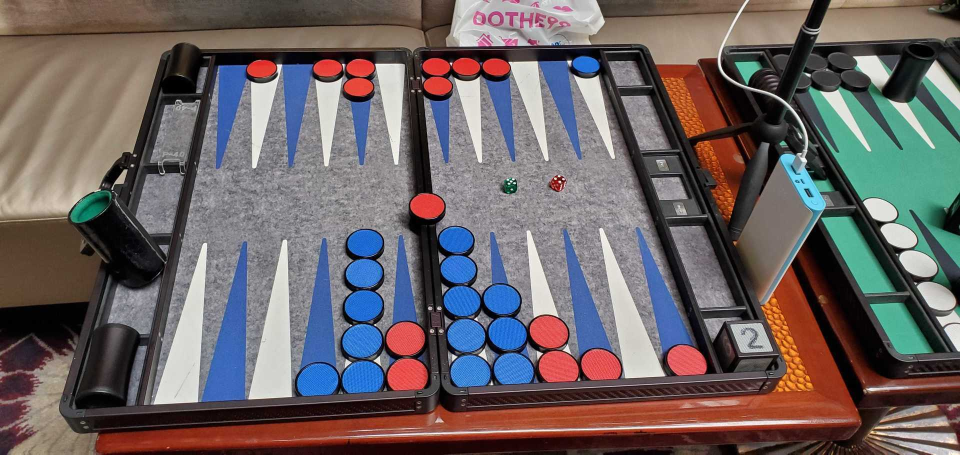
#> input picture bgsamples/20190908_134913.jpg, 1920 x 909 px (shown at 1/2 size)
$ python -i warp_and_find_checkers.py   (imports and definitions only)
#> lines starting #> are read from the running program, lines starting #| are printed output that depends on the picture; after the words box and inside, x2 and y2 are one past the last pixel; in counts of white or black regions, pixels touching at a corner belong together
#> further down, picture is the input picture: shape (909, 1920, 3); mean B, G, R 99.5, 98.9, 107.7
import cv2
import sys
import numpy as np
import os
import json
# [4 lines of commented-out code are left out]

# [31 lines left out: function load_preprocessing, not called in this run]

def detect_checkers(img):
    img = cv2.resize(img,(768,759))
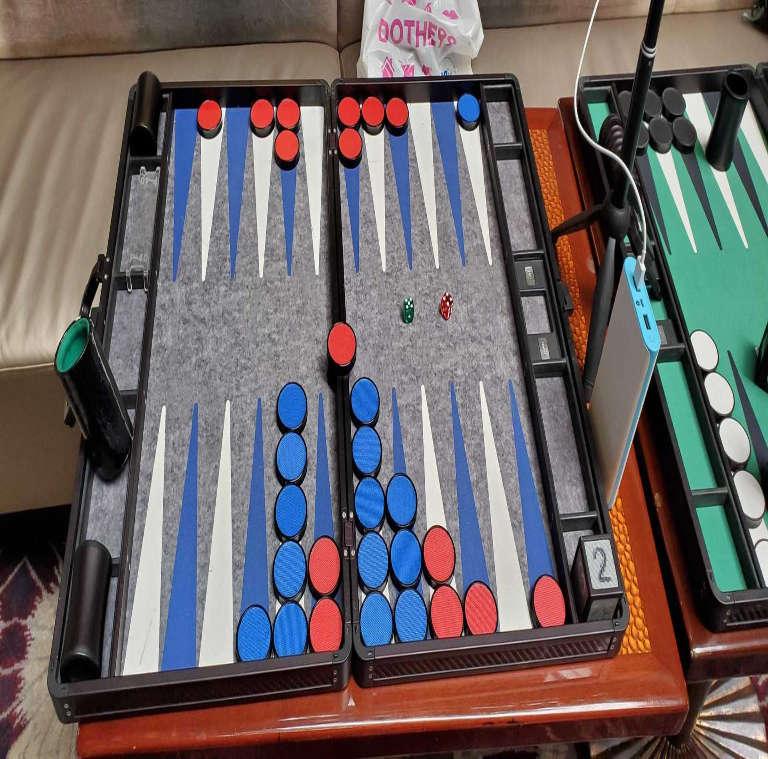
#> img: shape (759, 768, 3); mean of channels 0, 1, 2 99.4, 98.8, 107.6; drawn as B, G, R
    img = cv2.medianBlur(img,5)
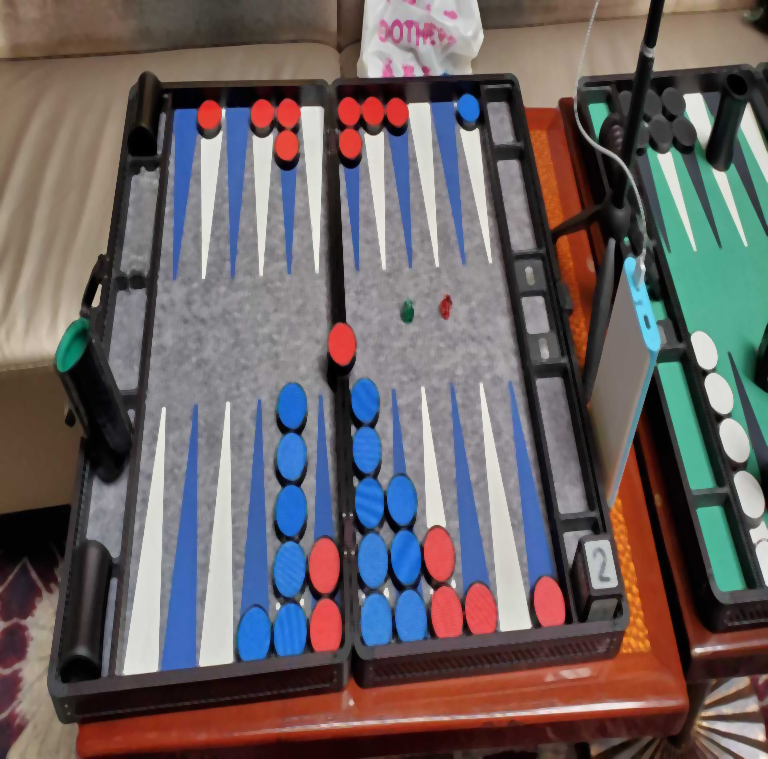
#> img: shape (759, 768, 3); mean of channels 0, 1, 2 99.1, 98.3, 107.1; drawn as B, G, R
    gray_img = cv2.cvtColor(img,cv2.COLOR_BGR2GRAY)
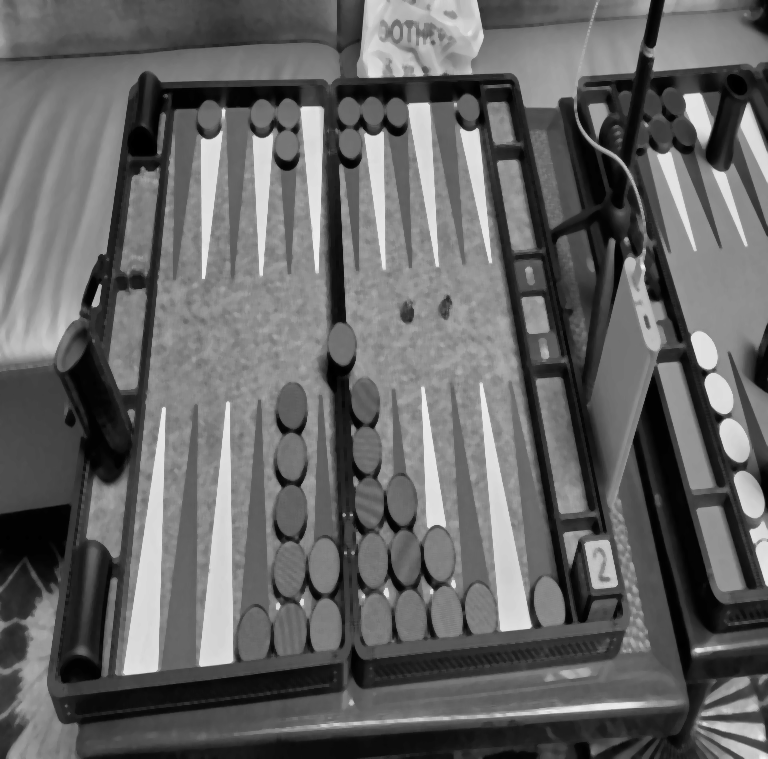
#> gray_img: shape (759, 768); min 0, max 243, mean 101
    clahe = cv2.createCLAHE(clipLimit = 10)

    gray_img = clahe.apply(gray_img)
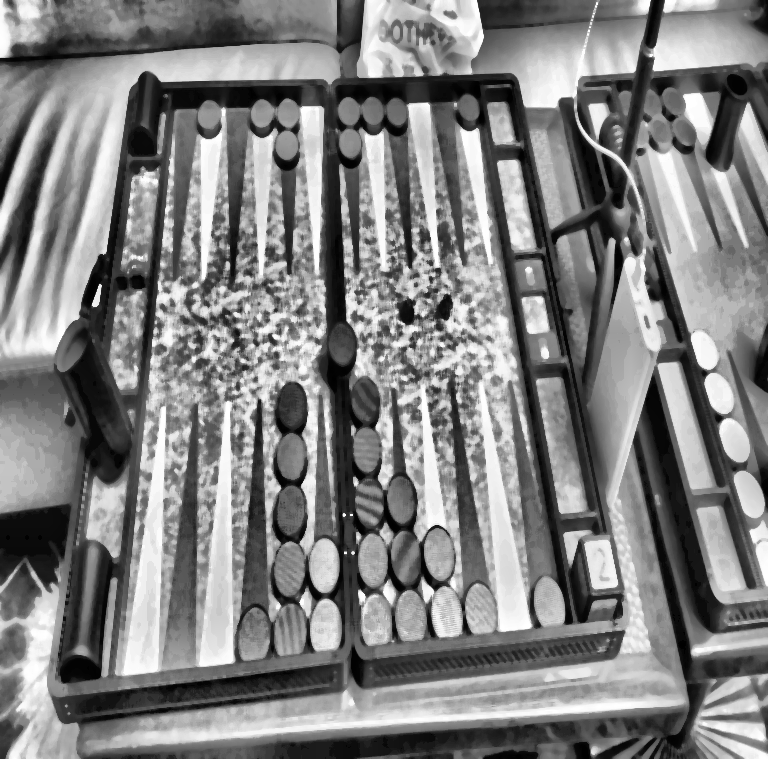
#> gray_img: shape (759, 768); min 0, max 255, mean 128.3
    checkers = cv2.HoughCircles(gray_img,cv2.HOUGH_GRADIENT,1,25,
                            param1=50,param2=30,minRadius=23,maxRadius=40)
#> checkers = [[458.5, 615.5, 33.8], [423.5, 558.5, 32.7], [280.5, 408.5, 27.2]]
    checkers = np.uint16(np.around(checkers))
#> checkers = [[458, 616, 34], [424, 558, 33], [280, 408, 27]]

    for i in checkers[0,:]:
        # draw the outer circle
        cv2.circle(img,(i[0],i[1]),i[2],(0,0,255),2)
        # draw the center of the circle
        cv2.circle(img,(i[0],i[1]),2,(0,0,255),3)
#> this loop made 3 passes
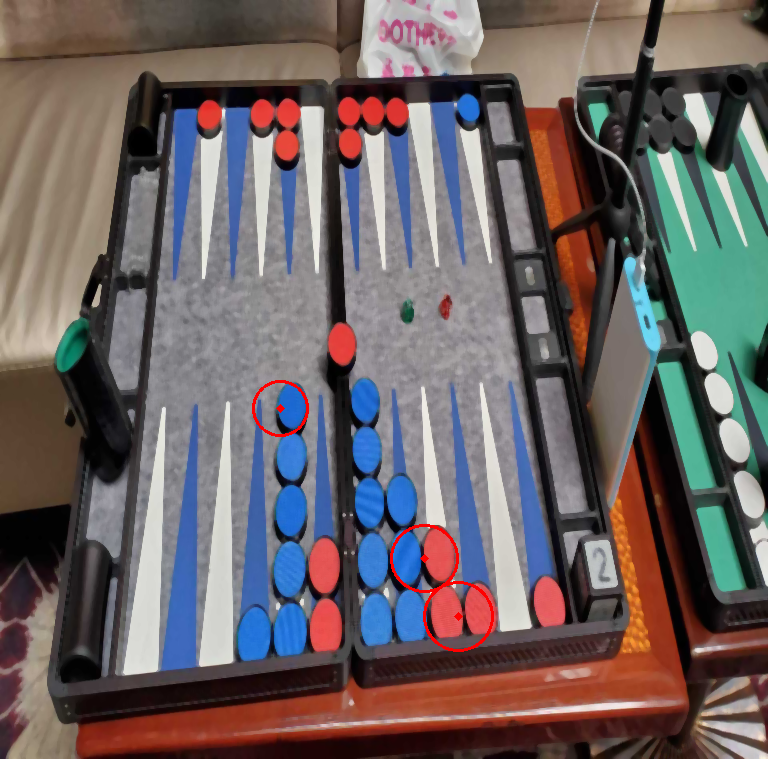
#> img: shape (759, 768, 3); 0.32% of pixels changed, all inside (x1, y1, x2, y2) = (252, 380, 494, 652); drawn as B, G, R

    cv2.imshow("detected checkers", img)
    cv2.waitKey(0)
    return checkers, img

# [49 lines left out: functions save_checkers_count, main, not called in this run]

# [6 lines not run here, left out]

>>> import cv2
>>> picture = cv2.imread('bgsamples/20190908_134913.jpg')
>>> result = detect_checkers(picture)

$ run again, on bgsamples/3913.jpg
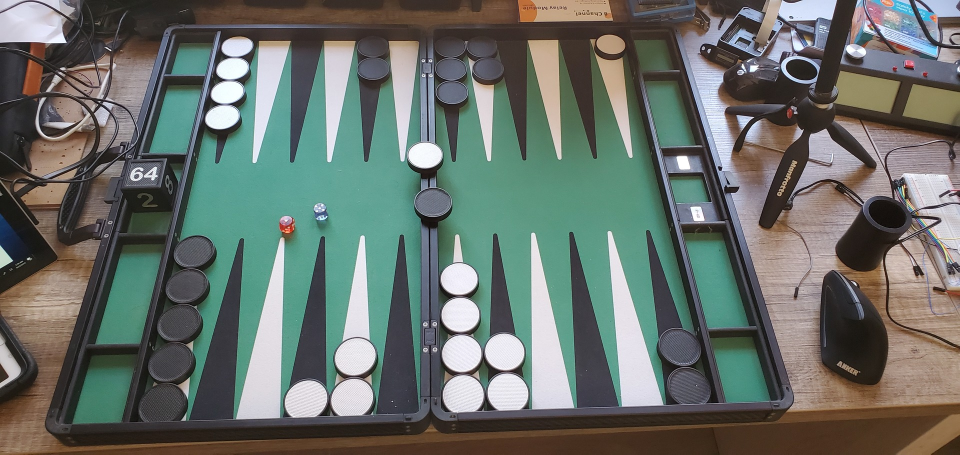
#> input picture bgsamples/3913.jpg, 1920 x 909 px (shown at 1/2 size)
#> picture is the input picture: shape (909, 1920, 3); mean B, G, R 105.8, 111.9, 103.9
#> in detect_checkers, `gray_img = clahe.apply(gray_img)`:
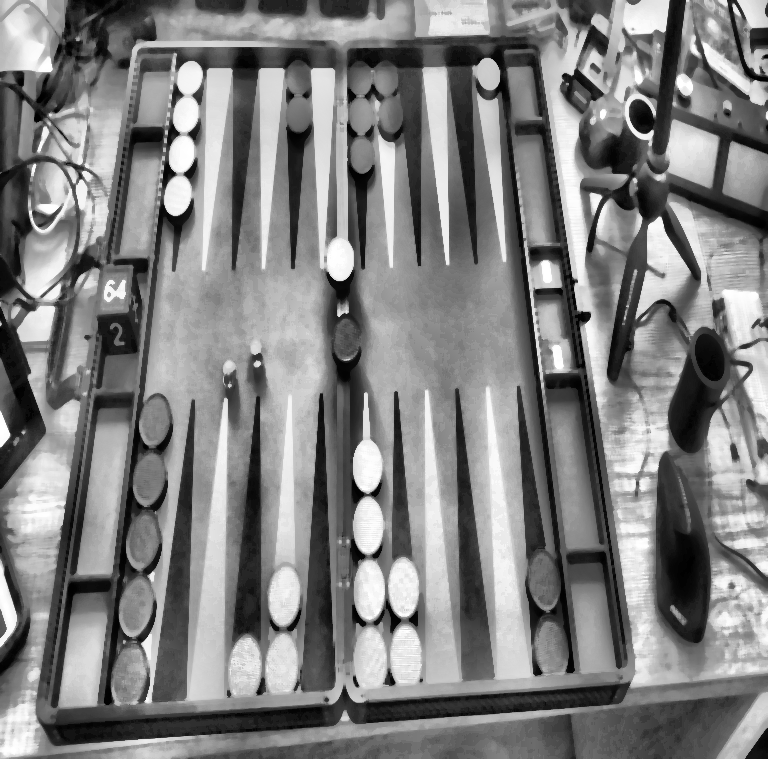
#> gray_img: shape (759, 768); min 0, max 255, mean 128.8
#> in detect_checkers, `checkers = cv2.HoughCircles(gray_img,cv2.HOUGH_GRADIENT,1,25, param1=5..`: checkers = [[729.5, 252.5, 29.4], [654.5, 359.5, 30.5], [37.5, 191.5, 26.1]]
#> in detect_checkers, `checkers = np.uint16(np.around(checkers))`: checkers = [[730, 252, 29], [654, 360, 30], [38, 192, 26]]
#> the loop in detect_checkers, `for i in checkers[0,:]:` made 3 passes
#> after the loop in detect_checkers, `for i in checkers[0,:]:`:
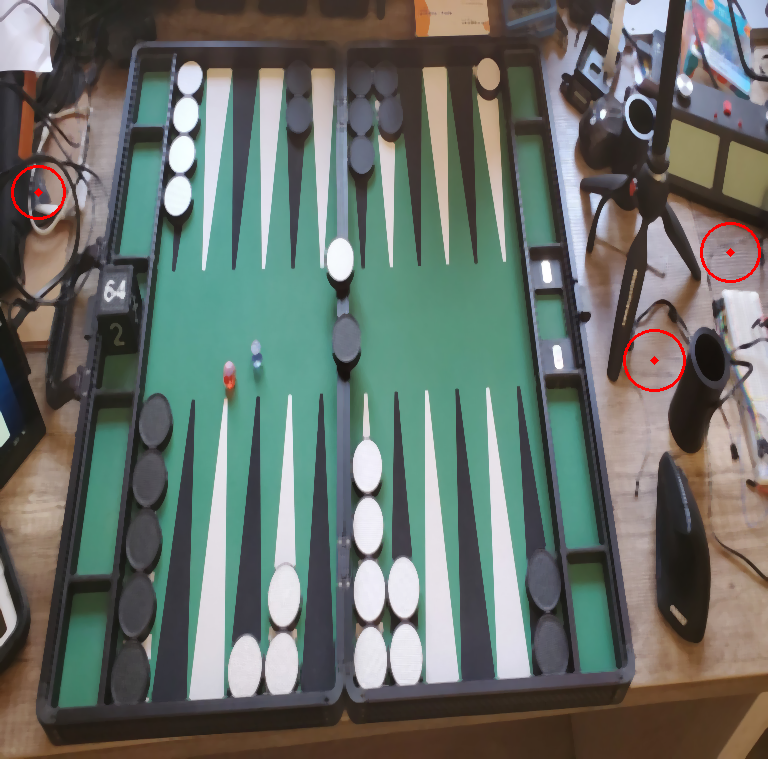
#> img: shape (759, 768, 3); mean of channels 0, 1, 2 105.4, 111.6, 104.2; drawn as B, G, R

$ run again, on bgsamples/vertical4.jpg
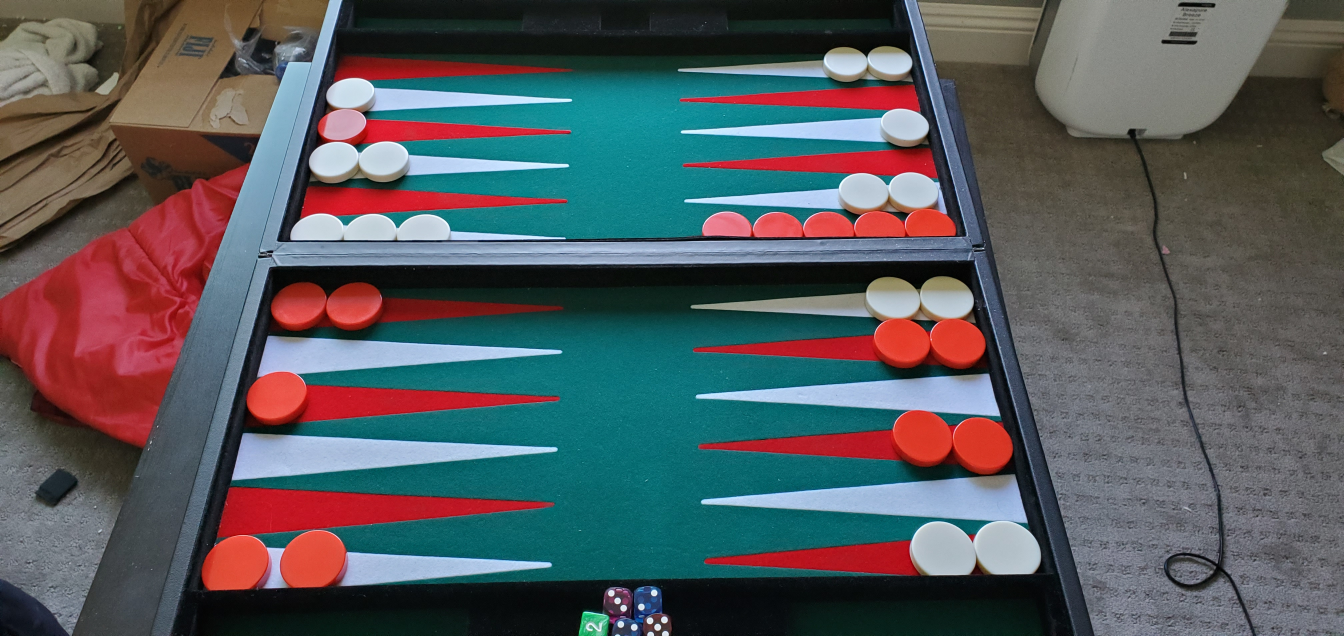
#> input picture bgsamples/vertical4.jpg, 4032 x 1908 px (shown at 1/3 size)
#> picture is the input picture: shape (1908, 4032, 3); mean B, G, R 92.4, 89.5, 86
#> in detect_checkers, `gray_img = clahe.apply(gray_img)`:
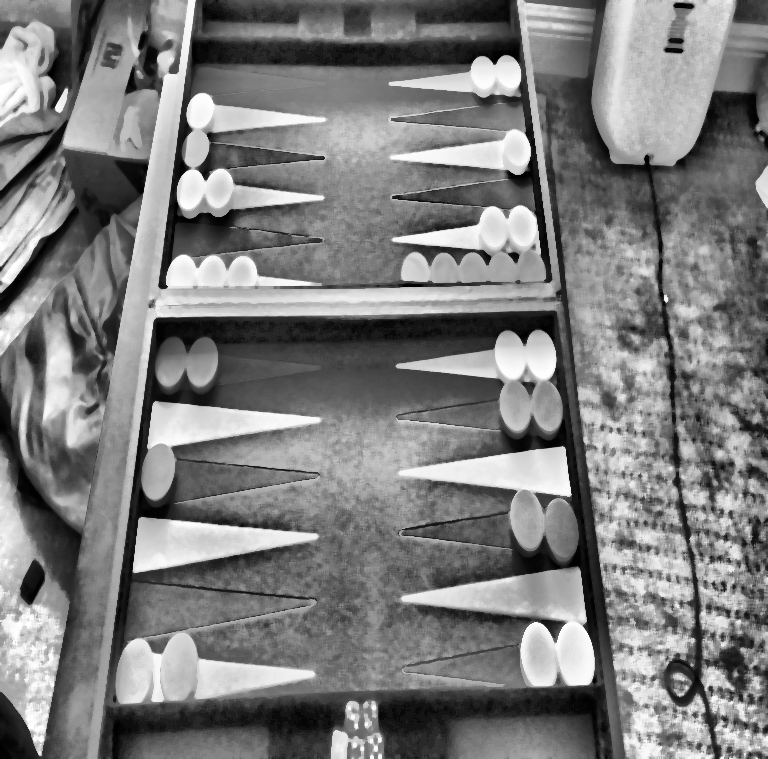
#> gray_img: shape (759, 768); min 0, max 255, mean 125.1
#> in detect_checkers, `checkers = cv2.HoughCircles(gray_img,cv2.HOUGH_GRADIENT,1,25, param1=5..`: checkers = [[524.5, 354.5, 29.4], [496.5, 76.5, 25]]
#> in detect_checkers, `checkers = np.uint16(np.around(checkers))`: checkers = [[524, 354, 29], [496, 76, 25]]
#> the loop in detect_checkers, `for i in checkers[0,:]:` made 2 passes
#> after the loop in detect_checkers, `for i in checkers[0,:]:`:
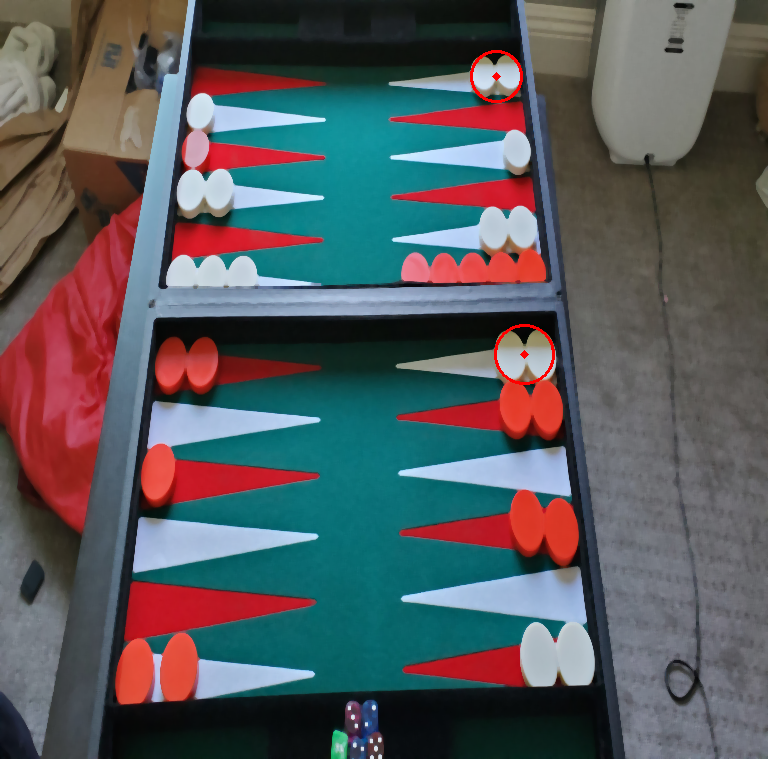
#> img: shape (759, 768, 3); mean of channels 0, 1, 2 92.1, 89.3, 86.3; drawn as B, G, R
